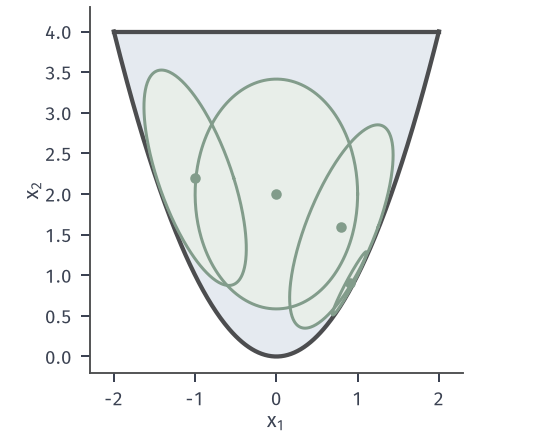

Generate this figure with Python:
from pathlib import Path
import sys
ROOT = next(p for p in Path(__file__).resolve().parents if (p/"build.sh").is_file() and (p/"tex/book.tex").is_file())
sys.path.insert(0, str(ROOT/"figures/05-optimization/06-constrained-optimization/matplotlib/nlipm-common"))
from nlipm import *
OUT = Path(__file__).resolve().parent
# Dikin ellipsoids of the barrier of the running example.
fig, ax = figure(width_mm=78, height_mm=62)
region(ax)
th = np.linspace(0, 2*np.pi, 300); circ = np.c_[np.cos(th), np.sin(th)].T
facts = {}
for x in ([0., 2.], [.8, 1.6], [-1., 2.2], [.9, .9]):
    x = np.array(x); gg = -g(x); JJ = J(x); H = np.diag([2/gg[0], 0.])+JJ.T@np.diag(1/gg**2)@JJ
    L = np.linalg.cholesky(H); E = np.linalg.solve(L.T, circ)
    P = x[:, None]+E
    ax.fill(P[0], P[1], color=GREEN_FILL, zorder=3); ax.plot(P[0], P[1], color=GREEN, lw=1.2, zorder=4); ax.plot(*x, 'o', color=GREEN, ms=3.2, zorder=5)
    facts[str(x.tolist())] = float((np.c_[P[1]-P[0]**2, 4-P[1]].min()))
ax.set_xlim(-2.3, 2.3); ax.set_ylim(-.2, 4.3); ax.set_aspect('equal'); ax.set_xlabel('$x_1$', labelpad=1); ax.set_ylabel('$x_2$', labelpad=1)
save(fig, OUT, 'figure', {'min_slack_on_ellipse_boundary': facts})
